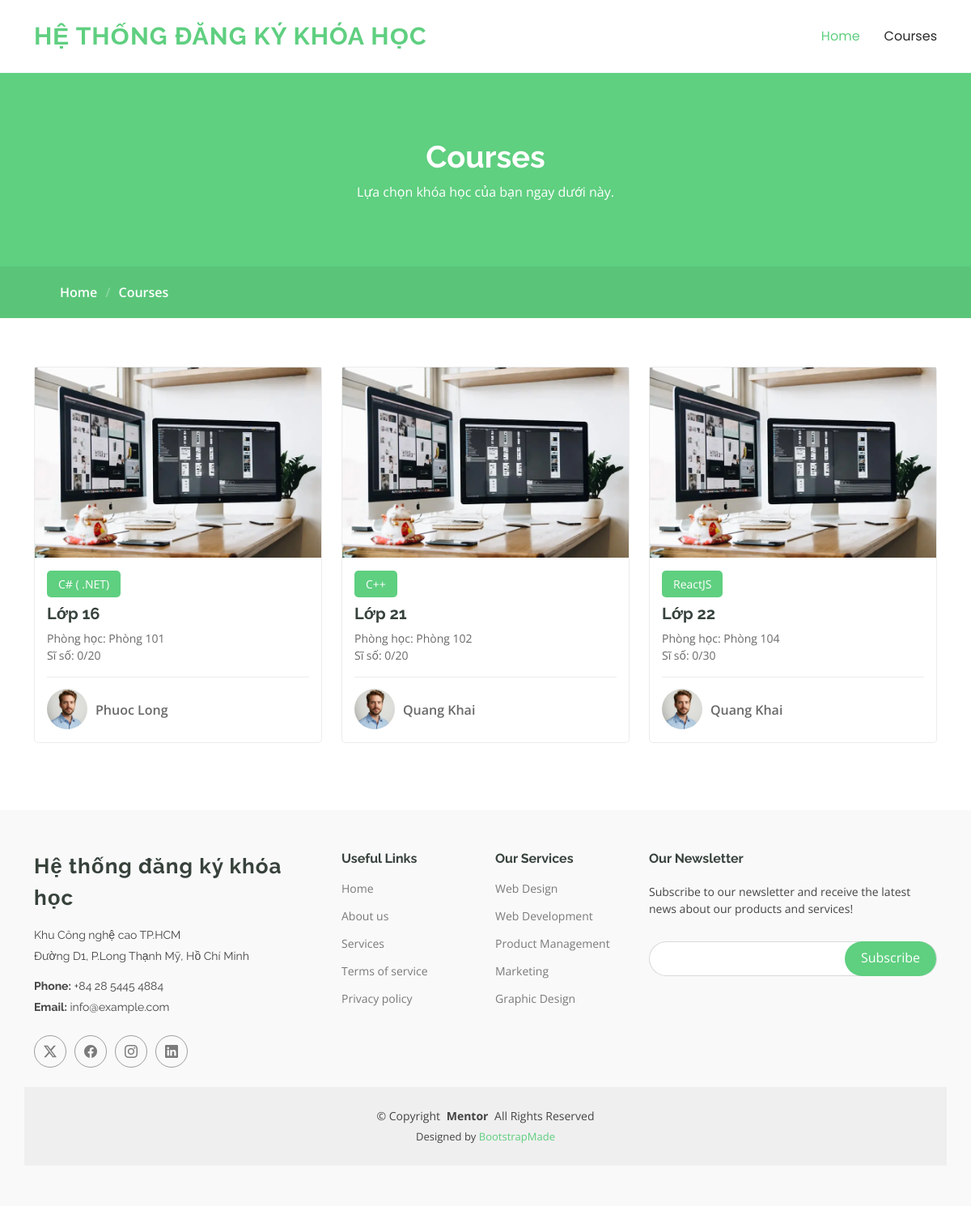
Page /student/courses (signed in) on the committed database.
### tables this page shows
CREATE TABLE classes (
            id INTEGER PRIMARY KEY AUTOINCREMENT,
            course_id INTEGER NOT NULL,
            teacher_id INTEGER NOT NULL,
            room_id INTEGER NOT NULL,
            capacity INTEGER NOT NULL CHECK (capacity > 0),
            registered INTEGER DEFAULT 0, semester_id INTEGER REFERENCES semesters(id),
            FOREIGN KEY (course_id) REFERENCES courses(id),
            FOREIGN KEY (teacher_id) REFERENCES users(id),
            FOREIGN KEY (room_id) REFERENCES rooms(id)
        );

CREATE TABLE courses (
            id INTEGER PRIMARY KEY AUTOINCREMENT,
            name TEXT NOT NULL UNIQUE,
            description TEXT
        , image TEXT);

CREATE TABLE rooms (
            id INTEGER PRIMARY KEY AUTOINCREMENT,
            name TEXT NOT NULL UNIQUE,
            status TEXT NOT NULL CHECK (status IN ('available', 'occupied', 'maintenance'))
        );

CREATE TABLE users (
            id INTEGER PRIMARY KEY AUTOINCREMENT,
            full_name TEXT NOT NULL,
            email TEXT NOT NULL UNIQUE,
            password TEXT NOT NULL,
            role TEXT NOT NULL CHECK (role IN ('student', 'teacher', 'admin')),
            dob DATE,                
            phone TEXT,             
            gender TEXT CHECK (gender IN ('male', 'female', 'other')), 
            cccd TEXT              
        , image TEXT);

### app.py (the view)
@app.route('/student/courses')
@login_required
def student_courses():
    conn = sqlite3.connect('database.db')
    cursor = conn.cursor()
    query = """
        SELECT cl.id, co.name, u.full_name, r.name, cl.capacity, cl.registered
        FROM classes cl
        JOIN courses co ON cl.course_id = co.id
        JOIN users u ON cl.teacher_id = u.id
        JOIN rooms r ON cl.room_id = r.id
    """
    classes = cursor.execute(query).fetchall()
    conn.close()
    return render_template('student/courses.html', user=current_user, classes=classes)

### app.py (called while the page is built)
@login_manager.user_loader
def load_user(user_id):
    conn = sqlite3.connect('database.db')
    cursor = conn.cursor()
    cursor.execute("SELECT id, full_name, email, role, image FROM users WHERE id = ?", (user_id,))
    row = cursor.fetchone()
    conn.close()
    if row:
        return User(*row)
    return None

### templates/student/courses.html (shortened to what this page needs)
<!DOCTYPE html>
<html lang="en">
<head>
  <link href="{{ url_for('static', filename='assets/vendor/bootstrap/css/bootstrap.min.css') }}" rel="stylesheet">
  <link href="{{ url_for('static', filename='assets/vendor/bootstrap-icons/bootstrap-icons.css') }}" rel="stylesheet">
  <link href="{{ url_for('static', filename='assets/vendor/aos/aos.css') }}" rel="stylesheet">
  <link href="{{ url_for('static', filename='assets/vendor/glightbox/css/glightbox.min.css') }}" rel="stylesheet">
  <link href="{{ url_for('static', filename='assets/vendor/swiper/swiper-bundle.min.css') }}" rel="stylesheet">
<link href="{{ url_for('static', filename='assets/css/main.css') }}" rel="stylesheet">
</head>
<body class="courses-page">
  <header id="header" class="header d-flex align-items-center sticky-top">
    <div class="container-fluid container-xl position-relative d-flex align-items-center">
      <a href="index.html" class="logo d-flex align-items-center me-auto">
        <h1 class="sitename">Hệ thống đăng ký khóa học</h1>
      </a>
      <nav id="navmenu" class="navmenu">
          <ul>
            <li><a href="{{ url_for('index_student') }}" class="active">Home<br></a></li>
            <li><a href="{{ url_for('student_courses') }}">Courses</a></li>
          </ul>
      </nav>
    </div>
  </header>
  <main class="main">
    <div class="page-title" data-aos="fade">
      <div class="heading">
        <div class="container">
          <div class="row d-flex justify-content-center text-center">
            <div class="col-lg-8">
              <h1>Courses</h1>
              <p class="mb-0">Lựa chọn khóa học của bạn ngay dưới này.</p>
            </div>
          </div>
        </div>
      </div>
      <nav class="breadcrumbs">
        <div class="container">
          <ol>
            <li><a href="index.html">Home</a></li>
            <li class="current">Courses</li>
          </ol>
        </div>
      </nav>
    </div>
    <section id="courses" class="courses section">
      <div class="container">
        <div class="row">
          {% for cl in classes %}
          <div class="col-lg-4 col-md-6 d-flex align-items-stretch mb-4" data-aos="zoom-in" data-aos-delay="100">
            <div class="course-item">
              <img src="{{ url_for('static', filename='assets/img/course/course-1.webp') }}" class="img-fluid" alt="...">
              <div class="course-content">
                <div class="d-flex justify-content-between align-items-center mb-2">
                  <p class="category">{{ cl[1] }}</p>
                </div>
                <h3>Lớp {{ cl[0] }}</h3>
                <p class="description">
                  Phòng học: {{ cl[3] }}<br>
                  Sĩ số: {{ cl[5] }}/{{ cl[4] }}
                </p>
                <div class="trainer d-flex justify-content-between align-items-center">
                  <div class="trainer-profile d-flex align-items-center">
                    <img src="{{ url_for('static', filename='assets/img/person/person-m-7.webp') }}" class="img-fluid" alt="">
                    <a href="#" class="trainer-link">{{ cl[2] }}</a>
                  </div>
                </div>
              </div>
            </div>
          </div>
          {% endfor %}
        </div>
      </div>
    </section>
  </main>
    <footer id="footer" class="footer position-relative light-background">
      <div class="container footer-top">
        <div class="row gy-4">
          <div class="col-lg-4 col-md-6 footer-about">
            <a href="index.html" class="logo d-flex align-items-center">
              <span class="sitename">Hệ thống đăng ký khóa học</span>
            </a>
            <div class="footer-contact pt-3">
              <p>Khu Công nghệ cao TP.HCM</p>
              <p>Đường D1, P.Long Thạnh Mỹ, Hồ Chí Minh</p>
              <p class="mt-3"><strong>Phone:</strong> <span>+84 28 5445 4884</span></p>
              <p><strong>Email:</strong> <span>info@example.com</span></p>
            </div>
            <div class="social-links d-flex mt-4">
              <a href=""><i class="bi bi-twitter-x"></i></a>
              <a href=""><i class="bi bi-facebook"></i></a>
              <a href=""><i class="bi bi-instagram"></i></a>
              <a href=""><i class="bi bi-linkedin"></i></a>
            </div>
          </div>
          <div class="col-lg-2 col-md-3 footer-links">
            <h4>Useful Links</h4>
            <ul>
              <li><a href="#">Home</a></li>
              <li><a href="#">About us</a></li>
              <li><a href="#">Services</a></li>
              <li><a href="#">Terms of service</a></li>
              <li><a href="#">Privacy policy</a></li>
            </ul>
          </div>
          <div class="col-lg-2 col-md-3 footer-links">
            <h4>Our Services</h4>
            <ul>
              <li><a href="#">Web Design</a></li>
              <li><a href="#">Web Development</a></li>
              <li><a href="#">Product Management</a></li>
              <li><a href="#">Marketing</a></li>
              <li><a href="#">Graphic Design</a></li>
            </ul>
          </div>
          <div class="col-lg-4 col-md-12 footer-newsletter">
            <h4>Our Newsletter</h4>
            <p>Subscribe to our newsletter and receive the latest news about our products and services!</p>
            <form action="#" method="post" class="php-email-form">
              <div class="newsletter-form"><input type="email" name="email"><input type="submit" value="Subscribe"></div>
            </form>
          </div>
        </div>
      </div>
      <div class="container copyright text-center mt-4">
        <p>© <span>Copyright</span> <strong class="px-1 sitename">Mentor</strong> <span>All Rights Reserved</span></p>
        <div class="credits">
          Designed by <a href="https://bootstrapmade.com/">BootstrapMade</a>
        </div>
      </div>
    </footer>
</body>
</html>

### rows in the picture
classes: name "C# ( .NET)", id "16", name "Phòng 101", registered "0", capacity "20", full_name "Phuoc Long"
classes: name "C++", id "21", name "Phòng 102", registered "0", capacity "20", full_name "Quang Khai"
classes: name "ReactJS", id "22", name "Phòng 104", registered "0", capacity "30", full_name "Quang Khai"
